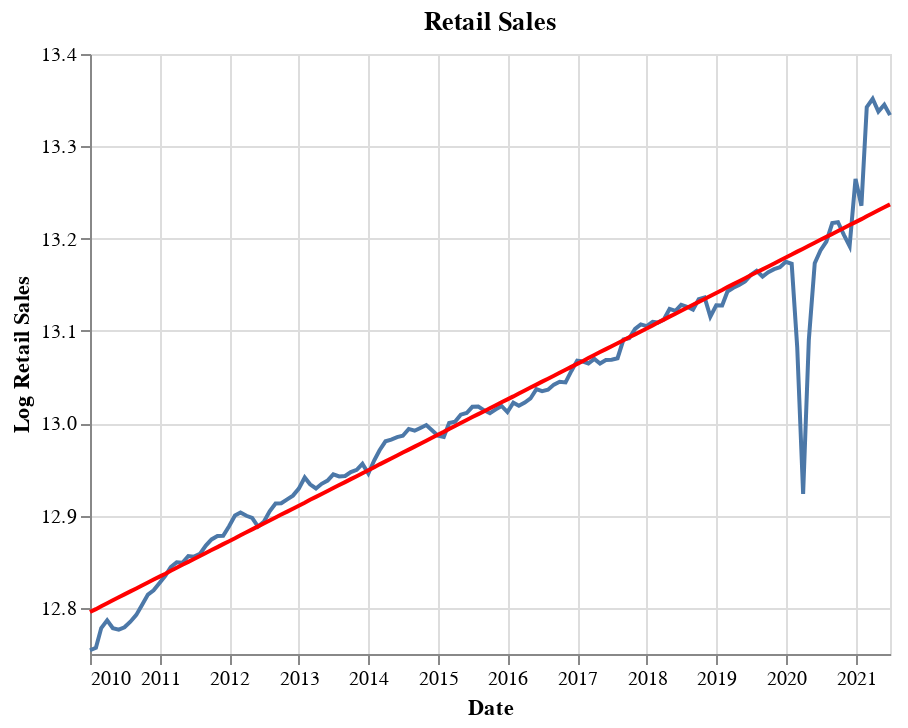

Source (notebook cell):
### Code cell
raw = alt.Chart(dat['2010':].reset_index(), title = 'Retail Sales').mark_line().encode(
    x=alt.X('index:T', axis=alt.Axis(title='Date')),
    y=alt.Y('ln_retail_sales:Q', axis=alt.Axis(title='Log Retail Sales'), scale=alt.Scale(zero=False))
)

pred = alt.Chart(dat['2010':].reset_index()).mark_line(color = 'red').encode(
    x=alt.X('index:T'),
    y=alt.Y('pred_ln_retail_sales:Q', scale=alt.Scale(zero=False))
)


raw + pred

### Figure 1 — Vega-Lite specification as saved in the notebook (floating-point values rounded to 4 significant figures; data arrays with more than 128 entries replaced by an {"elided": "..."} marker saying what was removed)
{"config": {"view": {"continuousWidth": 400, "continuousHeight": 300}}, "layer": [{"data": {"name": "data-7dc8279c65c0b2502d2984044850acf9"}, "mark": "line", "encoding": {"x": {"type": "temporal", "axis": {"title": "Date"}, "field": "index"}, "y": {"type": "quantitative", "axis": {"title": "Log Retail Sales"}, "field": "ln_retail_sales", "scale": {"zero": false}}}, "title": "Retail Sales"}, {"data": {"name": "data-7dc8279c65c0b2502d2984044850acf9"}, "mark": {"type": "line", "color": "red"}, "encoding": {"x": {"type": "temporal", "field": "index"}, "y": {"type": "quantitative", "field": "pred_ln_retail_sales", "scale": {"zero": false}}}}], "$schema": "https://vega.github.io/schema/vega-lite/v4.8.1.json", "datasets": {"data-7dc8279c65c0b2502d2984044850acf9": {"elided": "139 records"}}}
